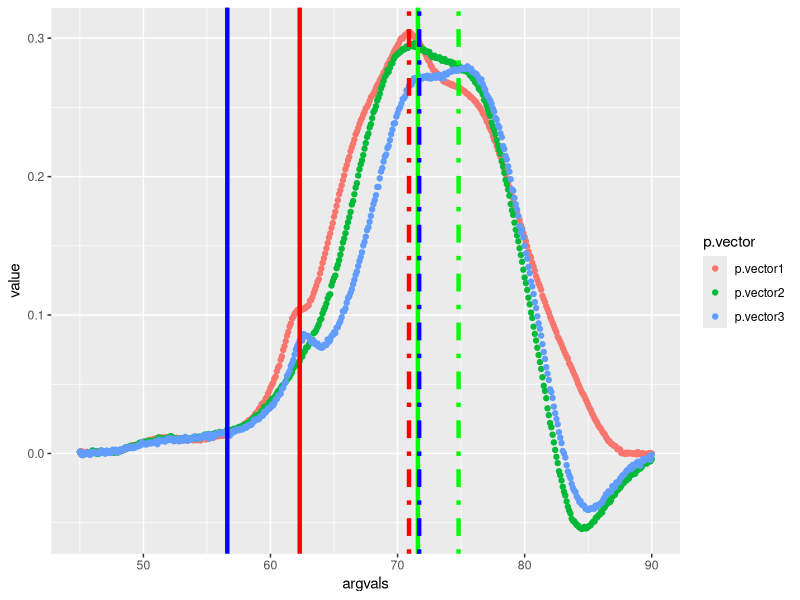
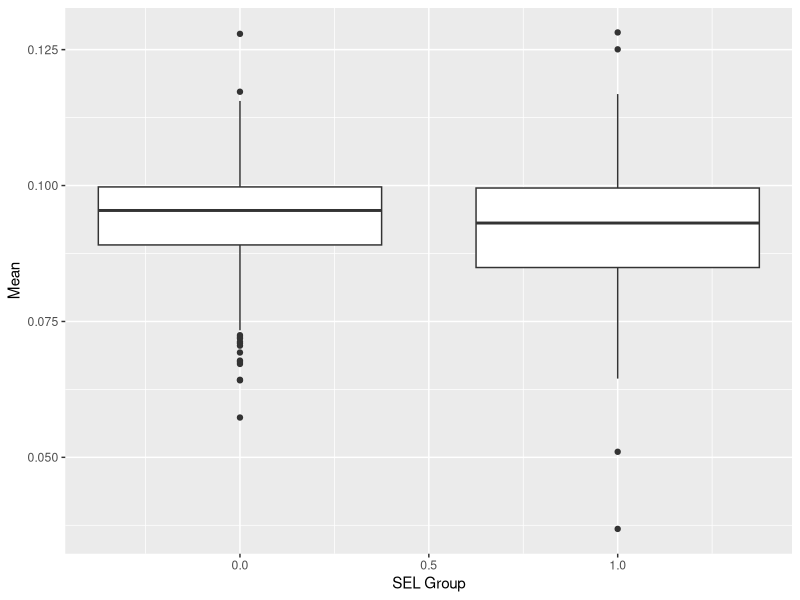
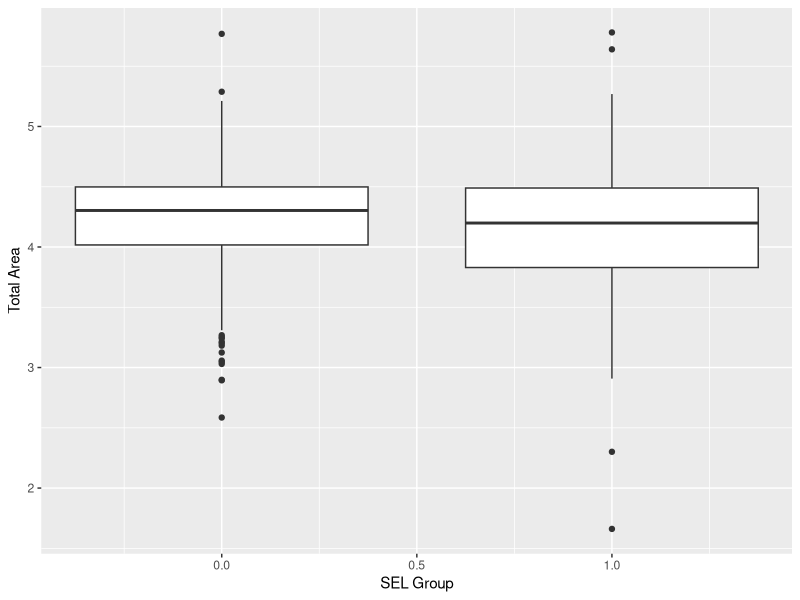

The R source for these figures, in order:
## ---- chunk 1
library(tidyverse)
library(dplyr)
library(knitr)
library(reshape2)
library(pracma)
## ---- chunk 2
lupus<-read.table("lupustherm.txt")
data.temp<-as.matrix(lupus[,1:451])
classes.temp<-as.numeric(lupus[,452])
argvals=seq(45.0, 90.0, 0.1)


df.l <- data.frame(data.temp)

gen <- function(df, f){
  apply(df, 1, FUN=f)
}

gen_peaks <- function(y,p){
  x <- as.numeric(y)
  peaklist <- c()
  peak <- 0
  for (i in 1:length(x)){
    if (x[i] > peak){
      peak <- x[i]
      if (peak > x[i+1] &&
          peak > x[i+2] &&
          peak > x[i+3] &&
          peak > x[i+4] &&
          peak > x[i+5]){
        peaklist <- c(peaklist, peak)
      }
    }
  }
  sort(peaklist)[length(peaklist)-p]
}

get_peak1 <- function(x){
  output <- findpeaks(x, nups=2, ndowns=2, minpeakdistance=10, npeaks=2)
  output <- output[order(output[,2]),]
  output[1,1]
}

get_peak2 <- function(x){
  output <- findpeaks(x, nups=2, ndowns=2, minpeakdistance=10, npeaks=2)
  output <- output[order(output[,2]),]
  output[2,1]
}

temp <- seq(45.0, 90.0, by=0.1)
samples <- nrow(df.l)

df.stats <- data.frame(Sample=seq(1, nrow(df.l), by=1))
df.stats$sel <- classes.temp
df.stats$mean <- apply(df.l, 1, mean)
df.stats$median <- apply(df.l, 1, median)
df.stats$sd <- apply(df.l, 1, sd)
df.stats$max <- apply(df.l, 1, max)
df.stats$max <- temp[apply(df.l, 1, which.max)]
df.stats$min <- apply(df.l, 1, min)
df.stats$tarea <- apply(df.l, 1, function(x) sum(x)*0.1)

df.stats$peak1 <- apply(df.l, 1, get_peak1)
for (i in 1:nrow(df.l)){df.stats$tpeak1[i] <-
  temp[match(df.stats$peak1[i], df.l[i:i,])]}

df.stats$peak2 <- apply(df.l, 1, get_peak2)
for (i in 1:nrow(df.l)){df.stats$tpeak2[i] <-
  temp[match(df.stats$peak2[i], df.l[i:i,])]}

df.stats$peak12ratio <- df.stats$peak1/df.stats$peak2
df.stats$tfm <- apply(df.l, 1, function(x) sum(x*temp)/sum(x))
head(df.stats, 10)
## ---- chunk 3
#   output <- output[order(output[,2]),]
ups <- 2
downs <- 2
dist <- 15

p.vector1 <- as.numeric(df.l[1:1,])
peaks1 <- findpeaks(p.vector1, nups=ups, ndowns=downs, minpeakdistance=dist, npeaks=2)
peaks1 <- peaks1[order(peaks1[,2]),]
peaks1
p.vector2 <- as.numeric(df.l[2:2,])
peaks2 <- findpeaks(p.vector2, nups=ups, ndowns=downs, minpeakdistance=dist, npeaks=2)
peaks2 <- peaks2[order(peaks2[,2]),]
peaks2
p.vector3 <- as.numeric(df.l[3:3,])
peaks3 <- findpeaks(p.vector3, nups=ups, ndowns=downs, minpeakdistance=dist, npeaks=2)
peaks3 <- peaks3[order(peaks3[,2]),]
peaks3

df.test <- data.frame(cbind(argvals, p.vector1, p.vector2, p.vector3))
df.test.long <- gather(df.test, p.vector, value, p.vector1:p.vector3, factor_key=TRUE)

ggplot(df.test.long, aes(y = value, x = argvals, color=p.vector)) +
  geom_point() +
  geom_vline(xintercept=df.stats[1,]$tpeak1, color='red', size=1.5) +
  geom_vline(xintercept=df.stats[1,]$tpeak2, color='red', size=1.5, linetype=4) +
  geom_vline(xintercept=df.stats[2,]$tpeak1, color='green', size=1.5) +
  geom_vline(xintercept=df.stats[2,]$tpeak2, color='green', size=1.5, linetype=4) +
  geom_vline(xintercept=df.stats[3,]$tpeak1, color='blue', size=1.5) +
  geom_vline(xintercept=df.stats[3,]$tpeak2, color='blue', size=1.5, linetype=4)

seq(45,90, 0.1)[135:176]
seq(45,90, 0.1)[258:293]
## ---- chunk 4
df.stats %>%
ggplot(aes(x=sel, group=sel, y=mean)) +
  geom_boxplot() +
  labs(x='SEL Group', y='Mean')

df.stats %>%
ggplot(aes(x=sel, group=sel, y=tarea)) +
  geom_boxplot() +
  labs(x='SEL Group', y='Total Area')
